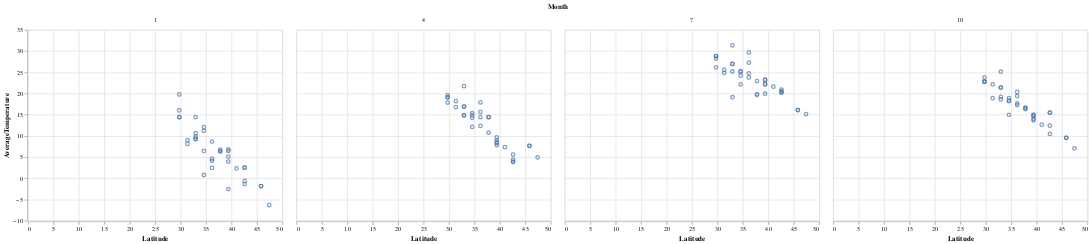

Notebook code cell kept with this figure:
### Code cell
filter = ((df["Country"] == "United States") &
         (df["Year"] == 1950))
period = df.loc[filter]
chart = (alt.Chart(period)
         .mark_point()
         .encode(
             y = "AverageTemperature",
             x = "Latitude",
             tooltip=["City", "Country"],
             facet="Month"
         ))
chart

### Figure 1 — Vega-Lite specification as saved in the notebook (floating-point values rounded to 4 significant figures; data arrays with more than 128 entries replaced by an {"elided": "..."} marker saying what was removed)
{"config": {"view": {"continuousWidth": 400, "continuousHeight": 300}}, "data": {"name": "data-5dce0a792637c53568bb6c6fb0d05b0e"}, "mark": "point", "encoding": {"facet": {"type": "quantitative", "field": "Month"}, "tooltip": [{"type": "nominal", "field": "City"}, {"type": "nominal", "field": "Country"}], "x": {"type": "quantitative", "field": "Latitude"}, "y": {"type": "quantitative", "field": "AverageTemperature"}}, "$schema": "https://vega.github.io/schema/vega-lite/v4.8.1.json", "datasets": {"data-5dce0a792637c53568bb6c6fb0d05b0e": {"elided": "140 records"}}}
